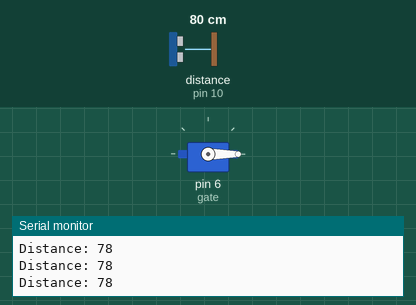
Simulated run of this sketch. Board: Arduino Uno, built with avr-gcc and run on an emulated ATmega328P. Shown: servo, the last lines printed to the serial monitor. Wiring (inferred from the names in the program): ultrasonic range finder: trigger pin 9; echo pin 10. The inputs (shaded band) are chosen by the test bench; at power-on: distance to the obstacle (sensor on pin 10) 80 cm. The echo pulse lasts 58.3 µs per cm.

Above: at 1.2 s.
1.3 s: distance to the obstacle (sensor on pin 10) set to 17 cm
2.8 s: distance to the obstacle (sensor on pin 10) set to 13 cm
At 4.0 s:
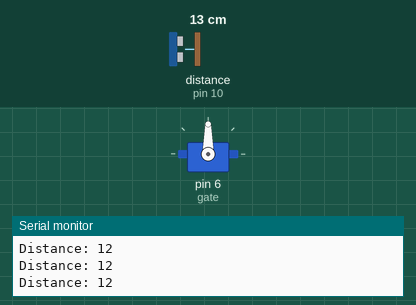
4.3 s: distance to the obstacle (sensor on pin 10) set to 18 cm
At 5.6 s:
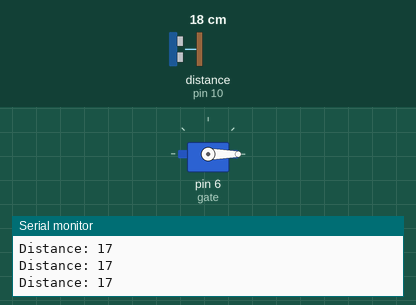
5.9 s: distance to the obstacle (sensor on pin 10) set to 2 cm
At 7.5 s:
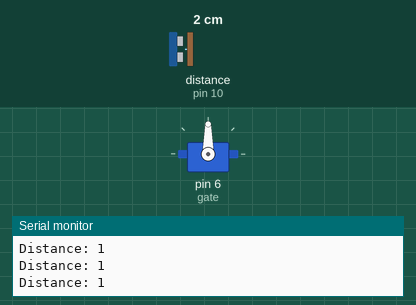
Timing chart, 0 to 8.5 s (numbered marks = the images above; inputs shaded):
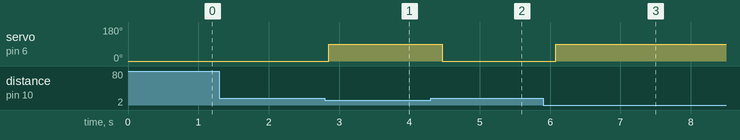

The sketch:

ultramicro.ino
```cpp
#include <Servo.h>

Servo gate;

int trigPin = 9;
int echoPin = 10;

void setup() {
  gate.attach(6);

  pinMode(trigPin, OUTPUT);
  pinMode(echoPin, INPUT);

  Serial.begin(9600);

  gate.write(0); // Gate closed
}

void loop() {

  digitalWrite(trigPin, LOW);
  delayMicroseconds(2);

  digitalWrite(trigPin, HIGH);
  delayMicroseconds(10);

  digitalWrite(trigPin, LOW);

  long duration = pulseIn(echoPin, HIGH);

  int distance = duration * 0.034 / 2;

  Serial.print("Distance: ");
  Serial.println(distance);

  if (distance < 15) {
    gate.write(90); // Open gate
  } else {
    gate.write(0); // Close gate
  }

  delay(200);
}
```

Measured:
- the behaviour switches between 16 and 15 cm on distance to the obstacle (sensor on pin 10) (found by bisection; images 0 and 1)
- after the input at 2.8 s, servo on pin 6 (gate): 0° → 90° after 0.05 s
- after the input at 4.3 s, servo on pin 6 (gate): 90° → 0° after 0.16 s
- after the input at 5.9 s, servo on pin 6 (gate): 0° → 90° after 0.18 s
